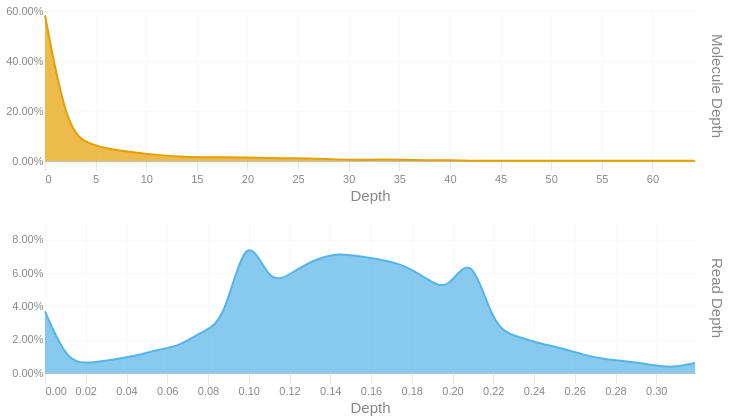

The code cell stored with this chart in its notebook:
### Code cell
readdep = depth_hist(tb['Read Depth'], q99, 3)
readdep = readdep.with_columns(pl.lit('Read Depth').alias('Metric'))
if not SKIPLR:
    moldep = depth_hist(tb['Molecule Depth'], mol_q99, 1)
    moldep = moldep.with_columns(pl.lit('Molecule Depth').alias('Metric'))
    _hist = pl.concat([readdep, moldep])
    _hist = _hist.filter(pl.col('Proportion') != 0)
    with SafeRender(_hist):
        (
            alt.Chart(_hist)        
            .mark_area(interpolate = "basis")
            .encode(
                x=alt.X('Bin:Q').scale(domainMin=0).axis(alt.Axis(title='Depth')),
                y = alt.Y('Proportion:Q', title = None).axis(format = '.2%'),
                color = alt.Color('Metric:N').legend(None),
                row = alt.Row("Metric:N").header(title = None, labelOrient = 'right'),
                tooltip = [
                    alt.Tooltip("Metric:N", title = "Metric"),
                    alt.Tooltip('Interval:N', title = "Depth Interval"),
                    alt.Tooltip('Proportion:Q', title = "% Alignments").format('.2%')
                ]
            )
            .resolve_scale(x='independent', y='independent')
            .properties(
                height = 150, width = 650,
                usermeta={'embedOptions': {'downloadFileName': f'{samplename}.depth.hist'}}
            )
        ).display()
else:
    readdep = readdep.filter(pl.col('Proportion') != 0)
    with SafeRender(readdep):
        (
            alt.Chart(readdep)        
            .mark_area(interpolate = "basis")
            .encode(
                x=alt.X('Bin:Q').scale(domainMin=0).axis(alt.Axis(title='Depth')),
                y = alt.Y('Proportion:Q', title = None).axis(format = '.2%'),
                tooltip = [
                    alt.Tooltip('Interval:N', title = "Depth Interval"),
                    alt.Tooltip('Proportion:Q', title = "% Alignments").format('.2%')
                ]
            )
            .properties(
                usermeta={'embedOptions': {'downloadFileName': f'{samplename}.depth.hist'}}
            )
        ).display()

### Figure 1 — Vega-Lite specification as saved in the notebook (floating-point values rounded to 4 significant figures)
{"width": 650, "height": 150, "config": {"title": {"anchor": "start", "dy": -15, "fontSize": 18, "color": "#888888", "subtitleColor": "#888888", "subtitleFontSize": 14}, "arc": {"fill": "#0072B2"}, "axis": {"domainColor": "#888888", "domainWidth": 0.5, "gridWidth": 0.2, "grid": false, "titleFontWeight": 400, "titleFontSize": 15, "labelFontSize": 11, "labelColor": "#888888", "tickColor": "#888888", "tickWidth": 0.2, "titleColor": "#888888"}, "axisBand": {"grid": false}, "axisX": {"grid": true, "tickSize": 10, "domainCap": "round"}, "axisY": {"domain": false, "grid": true, "tickSize": 0, "domainCap": "round"}, "background": "transparent", "header": {"labelFontSize": 15, "labelColor": "#888888", "titleFontSize": 15, "titleFontWeight": 600, "titleColor": "#888888"}, "legend": {"labelFont": "sans-serif", "labelFontSize": 12, "labelColor": "#888888", "symbolSize": 100, "symbolType": "circle", "titleFontSize": 12, "titlePadding": 10, "titleColor": "#888888", "title": null}, "range": {"category": ["#E69F00", "#56B4E9", "#009E73", "#F0E442", "#0072B2", "#D55E00", "#CC79A7", "#000000"], "diverging": ["#cfe8f3", "#a2d4ec", "#73bfe2", "#46abdb", "#1696d2", "#12719e"]}, "area": {"fill": "#0072B2", "fillOpacity": 0.7, "line": true, "strokeOpacity": 0.7}, "line": {"color": "#0072B2", "stroke": "#0072B2", "strokeWidth": 2}, "trail": {"color": "#0072B2", "stroke": "#0072B2", "strokeWidth": 0, "size": 1}, "point": {"filled": true, "fillOpacity": 1.0, "size": 95}, "text": {"color": "#888888", "fontSize": 11, "align": "right", "fontWeight": 400, "size": 11}, "bar": {"fill": "#0072B2", "stroke": null}, "view": {"stroke": null, "continuousWidth": 660, "continuousHeight": 400}}, "data": {"name": "data-fcebc2b3e7b3ef5f70c4338a7d225244"}, "mark": {"type": "area", "interpolate": "basis"}, "encoding": {"color": {"field": "Metric", "legend": null, "type": "nominal"}, "row": {"field": "Metric", "header": {"title": null, "labelOrient": "right"}, "type": "nominal"}, "tooltip": [{"field": "Metric", "title": "Metric", "type": "nominal"}, {"field": "Interval", "title": "Depth Interval", "type": "nominal"}, {"field": "Proportion", "format": ".2%", "title": "% Alignments", "type": "quantitative"}], "x": {"axis": {"title": "Depth"}, "field": "Bin", "scale": {"domainMin": 0}, "type": "quantitative"}, "y": {"axis": {"format": ".2%"}, "field": "Proportion", "title": null, "type": "quantitative"}}, "resolve": {"scale": {"x": "independent", "y": "independent"}}, "usermeta": {"embedOptions": {"downloadFileName": "S6_Altamaha_3962.depth.hist"}}, "$schema": "https://vega.github.io/schema/vega-lite/v6.1.0.json", "datasets": {"data-fcebc2b3e7b3ef5f70c4338a7d225244": [{"Bin": 0.0, "Interval": "0.0-0.011", "Proportion": 0.037, "Metric": "Read Depth"}, {"Bin": 0.011, "Interval": "0.011-0.022", "Proportion": 0.006, "Metric": "Read Depth"}, {"Bin": 0.022, "Interval": "0.022-0.033", "Proportion": 0.006, "Metric": "Read Depth"}, {"Bin": 0.033, "Interval": "0.033-0.044", "Proportion": 0.008, "Metric": "Read Depth"}, {"Bin": 0.044, "Interval": "0.044-0.055", "Proportion": 0.01, "Metric": "Read Depth"}, {"Bin": 0.055, "Interval": "0.055-0.066", "Proportion": 0.014, "Metric": "Read Depth"}, {"Bin": 0.066, "Interval": "0.066-0.077", "Proportion": 0.016, "Metric": "Read Depth"}, {"Bin": 0.077, "Interval": "0.077-0.088", "Proportion": 0.025, "Metric": "Read Depth"}, {"Bin": 0.088, "Interval": "0.088-0.099", "Proportion": 0.03, "Metric": "Read Depth"}, {"Bin": 0.099, "Interval": "0.099-0.11", "Proportion": 0.089, "Metric": "Read Depth"}, {"Bin": 0.11, "Interval": "0.11-0.121", "Proportion": 0.052, "Metric": "Read Depth"}, {"Bin": 0.121, "Interval": "0.121-0.132", "Proportion": 0.06, "Metric": "Read Depth"}, {"Bin": 0.132, "Interval": "0.132-0.143", "Proportion": 0.068, "Metric": "Read Depth"}, {"Bin": 0.143, "Interval": "0.143-0.154", "Proportion": 0.072, "Metric": "Read Depth"}, {"Bin": 0.154, "Interval": "0.154-0.165", "Proportion": 0.07, "Metric": "Read Depth"}, {"Bin": 0.165, "Interval": "0.165-0.176", "Proportion": 0.068, "Metric": "Read Depth"}, {"Bin": 0.176, "Interval": "0.176-0.187", "Proportion": 0.065, "Metric": "Read Depth"}, {"Bin": 0.187, "Interval": "0.187-0.198", "Proportion": 0.057, "Metric": "Read Depth"}, {"Bin": 0.198, "Interval": "0.198-0.209", "Proportion": 0.048, "Metric": "Read Depth"}, {"Bin": 0.209, "Interval": "0.209-0.22", "Proportion": 0.075, "Metric": "Read Depth"}, {"Bin": 0.22, "Interval": "0.22-0.231", "Proportion": 0.027, "Metric": "Read Depth"}, {"Bin": 0.231, "Interval": "0.231-0.242", "Proportion": 0.022, "Metric": "Read Depth"}, {"Bin": 0.242, "Interval": "0.242-0.253", "Proportion": 0.018, "Metric": "Read Depth"}, {"Bin": 0.253, "Interval": "0.253-0.264", "Proportion": 0.015, "Metric": "Read Depth"}, {"Bin": 0.264, "Interval": "0.264-0.275", "Proportion": 0.011, "Metric": "Read Depth"}, {"Bin": 0.275, "Interval": "0.275-0.286", "Proportion": 0.008, "Metric": "Read Depth"}, {"Bin": 0.286, "Interval": "0.286-0.297", "Proportion": 0.007, "Metric": "Read Depth"}, {"Bin": 0.297, "Interval": "0.297-0.308", "Proportion": 0.005, "Metric": "Read Depth"}, {"Bin": 0.308, "Interval": "0.308-0.319", "Proportion": 0.003, "Metric": "Read Depth"}, {"Bin": 0.319, "Interval": "0.319-0.33", "Proportion": 0.006, "Metric": "Read Depth"}, {"Bin": 0.0, "Interval": "0.0-2.2", "Proportion": 0.582, "Metric": "Molecule Depth"}, {"Bin": 2.2, "Interval": "2.2-4.4", "Proportion": 0.116, "Metric": "Molecule Depth"}, {"Bin": 4.4, "Interval": "4.4-6.6", "Proportion": 0.067, "Metric": "Molecule Depth"}, {"Bin": 6.6, "Interval": "6.6-8.9", "Proportion": 0.045, "Metric": "Molecule Depth"}, {"Bin": 8.9, "Interval": "8.9-11.1", "Proportion": 0.034, "Metric": "Molecule Depth"}, {"Bin": 11.1, "Interval": "11.1-13.3", "Proportion": 0.024, "Metric": "Molecule Depth"}, {"Bin": 13.3, "Interval": "13.3-15.5", "Proportion": 0.017, "Metric": "Molecule Depth"}, {"Bin": 15.5, "Interval": "15.5-17.7", "Proportion": 0.015, "Metric": "Molecule Depth"}, {"Bin": 17.7, "Interval": "17.7-19.9", "Proportion": 0.015, "Metric": "Molecule Depth"}, {"Bin": 19.9, "Interval": "19.9-22.2", "Proportion": 0.015, "Metric": "Molecule Depth"}, {"Bin": 22.2, "Interval": "22.2-24.4", "Proportion": 0.011, "Metric": "Molecule Depth"}, {"Bin": 24.4, "Interval": "24.4-26.6", "Proportion": 0.011, "Metric": "Molecule Depth"}, {"Bin": 26.6, "Interval": "26.6-28.8", "Proportion": 0.01, "Metric": "Molecule Depth"}, {"Bin": 28.8, "Interval": "28.8-31.0", "Proportion": 0.006, "Metric": "Molecule Depth"}, {"Bin": 31.0, "Interval": "31.0-33.2", "Proportion": 0.005, "Metric": "Molecule Depth"}, {"Bin": 33.2, "Interval": "33.2-35.4", "Proportion": 0.006, "Metric": "Molecule Depth"}, {"Bin": 35.4, "Interval": "35.4-37.7", "Proportion": 0.005, "Metric": "Molecule Depth"}, {"Bin": 37.7, "Interval": "37.7-39.9", "Proportion": 0.003, "Metric": "Molecule Depth"}, {"Bin": 39.9, "Interval": "39.9-42.1", "Proportion": 0.003, "Metric": "Molecule Depth"}, {"Bin": 42.1, "Interval": "42.1-44.3", "Proportion": 0.001, "Metric": "Molecule Depth"}, {"Bin": 44.3, "Interval": "44.3-46.5", "Proportion": 0.001, "Metric": "Molecule Depth"}, {"Bin": 46.5, "Interval": "46.5-48.7", "Proportion": 0.001, "Metric": "Molecule Depth"}, {"Bin": 48.7, "Interval": "48.7-50.9", "Proportion": 0.001, "Metric": "Molecule Depth"}, {"Bin": 50.9, "Interval": "50.9-53.2", "Proportion": 0.001, "Metric": "Molecule Depth"}, {"Bin": 55.4, "Interval": "55.4-57.6", "Proportion": 0.001, "Metric": "Molecule Depth"}, {"Bin": 57.6, "Interval": "57.6-59.8", "Proportion": 0.001, "Metric": "Molecule Depth"}, {"Bin": 59.8, "Interval": "59.8-62.0", "Proportion": 0.001, "Metric": "Molecule Depth"}, {"Bin": 62.0, "Interval": "62.0-64.2", "Proportion": 0.001, "Metric": "Molecule Depth"}, {"Bin": 64.2, "Interval": "64.2-66.45", "Proportion": 0.001, "Metric": "Molecule Depth"}]}}
